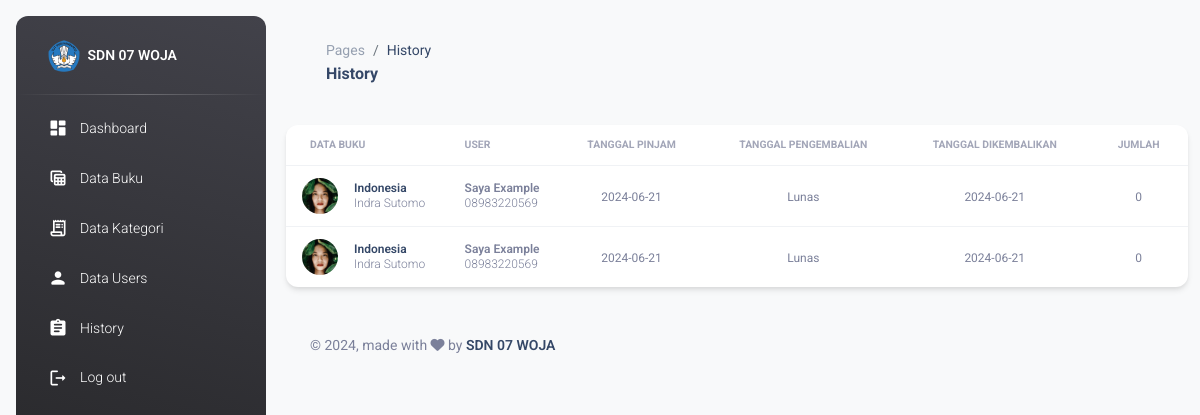
The page /?views=History (signed in) on the database its author committed.
### tables this page shows
CREATE TABLE `loans` (
  `id` int(11) NOT NULL,
  `user_id` int(11) DEFAULT NULL,
  `book_id` int(11) DEFAULT NULL,
  `loan_date` date NOT NULL,
  `return_date` date DEFAULT NULL,
  `returned` tinyint(1) DEFAULT 0,
  `created_at` timestamp NOT NULL DEFAULT current_timestamp(),
  `quantity` int(11) DEFAULT 1
);

CREATE TABLE `books` (
  `id` int(11) NOT NULL,
  `category_id` int(11) DEFAULT NULL,
  `title` varchar(255) NOT NULL,
  `author` varchar(255) NOT NULL,
  `publication_year` year(4) DEFAULT NULL,
  `isbn` varchar(23) DEFAULT NULL,
  `created_at` timestamp NOT NULL DEFAULT current_timestamp(),
  `cover_image` varchar(255) DEFAULT NULL,
  `quantity` int(11) DEFAULT 0
);

CREATE TABLE `user` (
  `id_user` int(11) NOT NULL,
  `username` varchar(25) NOT NULL,
  `password` varchar(8) NOT NULL,
  `full_name` varchar(25) NOT NULL,
  `contact` varchar(25) NOT NULL,
  `role` enum('admin','super admin','guest') NOT NULL
);

### app/Database/Connection.php (called while the page is built, shortened)
<?php
class Connection
{
    private $host = 'localhost';
    private $user = 'root';
    private $pass = '';
    private $db = 'db_perpustakaan';
    public function __construct()
    {
        $this->conn = new mysqli($this->host, $this->user, $this->pass, $this->db);
    }
}

### app/Models/Loans.php (called while the page is built, shortened)
<?php
class Loans extends Connection
{
    public function read($id = null, $user_id = null)
    {
        if ($id !== null && $user_id === null) {
            $stmt = $this->conn->prepare(
                "SELECT loans.*, loans.created_at AS tanggal_pinjam, loans.quantity AS jumlah_pinjam, loans.id AS history_id, SUM(loans.quantity) OVER() AS total_buku_di_pinjam, books.*, categories.*, user.full_name, user.id_user
                FROM loans
                LEFT JOIN books ON books.id = loans.book_id
                LEFT JOIN user ON user.id_user = loans.user_id
                LEFT JOIN categories ON categories.id = books.category_id
                WHERE loans.id = ?
                ORDER BY loans.id DESC"
            );
            $stmt->bind_param("i", $id);
            $stmt->execute();
            return $stmt->get_result()->fetch_assoc();
        } else {
            $result = $this->conn->query(
                "SELECT loans.*, loans.created_at AS tanggal_pinjam, loans.quantity AS jumlah_pinjam, loans.id AS history_id, books.*, categories.*, user.*
                FROM loans
                LEFT JOIN books ON books.id = loans.book_id
                LEFT JOIN user ON user.id_user = loans.user_id
                LEFT JOIN categories ON categories.id = books.category_id
                ORDER BY loans.id DESC"
            );
            return $result->fetch_all(MYSQLI_ASSOC);
        }
    }
}

### src/views/History.php (the view, shortened to what this page needs)
<?php $permission = isset($_COOKIE['remember_me']) ? (new \App\Https\Controllers\LoginController)->remember($_COOKIE['remember_me']) : null; ?>
<div class="card">
    <div class="table-responsive">
        <table class="table align-items-center mb-0">
            <thead>
                <tr>
                    <th class="text-uppercase text-secondary text-xxs font-weight-bolder opacity-7">Data Buku</th>
                    <th class="text-uppercase text-secondary text-xxs font-weight-bolder opacity-7 ps-2">User</th>
                    <th class="text-center text-uppercase text-secondary text-xxs font-weight-bolder opacity-7">Tanggal Pinjam</th>
                    <th class="text-center text-uppercase text-secondary text-xxs font-weight-bolder opacity-7">Tanggal Pengembalian</th>
                    <th class="text-center text-uppercase text-secondary text-xxs font-weight-bolder opacity-7">Tanggal Dikembalikan</th>
                    <th class="text-center text-uppercase text-secondary text-xxs font-weight-bolder opacity-7">Jumlah</th>
                </tr>
            </thead>
            <tbody>
                <?php
                try {
                    $loans = new \App\Models\Loans();
                    $loan_rows = [];
                    if ($permission['role'] === "guest") {
                        $loan_rows = $loans->read(null, (int)$permission['id_user']);
                    } else {
                        $loan_rows = $loans->read();
                    }
                    if (!empty($loan_rows)) {
                        foreach ($loan_rows as $row) {
                ?>
                            <tr>
                                <td>
                                    <div class="d-flex px-2 py-1">
                                        <div>
                                            <img src="./app/Storage/app/public/image/<?= $row['cover_image'] ?>" class="avatar avatar-sm me-3">
                                        </div>
                                        <div class="d-flex flex-column justify-content-center">
                                            <h6 class="mb-0 text-xs"><?= $row['title'] ?></h6>
                                            <p class="text-xs text-secondary mb-0"><?= $row['author'] ?></p>
                                        </div>
                                    </div>
                                </td>
                                <td>
                                    <p class="text-xs font-weight-bold mb-0"><?= $row['full_name'] ?></p>
                                    <p class="text-xs text-secondary mb-0"><?= $row['contact'] ?></p>
                                </td>
                                <td class="align-middle text-center text-sm">
                                    <span class="text-secondary text-xs font-weight-normal"><?= $row['loan_date'] ?></span>
                                </td>
                                <td class="align-middle text-center">
                                    <span class="text-secondary text-xs font-weight-normal">
                                        <?php
                                        switch ($row['returned']) {
                                            case '3':
                                                echo 'Lunas';
                                                break;
                                        }
                                        ?></span>
                                </td>
                                <td class="align-middle text-center">
                                    <span class="text-secondary text-xs font-weight-normal"><?= $row['return_date'] ?></span>
                                </td>
                                <td class="align-middle text-center">
                                    <span class="text-secondary text-xs font-weight-normal"><?= $row['returned'] !== '3' ? $row['jumlah_pinjam'] : "0" ?></span>
                                </td>
                            </tr>
                <?php
                        }
                    } else {
                        echo " <td> <span>Tidak ada histori ditemukan</span> </td>";
                    }
                } catch (\Exception $e) {
                    echo "<td><span>Error: " . $e->getMessage() . "</span> </td>";
                }
                ?>
            </tbody>
        </table>
    </div>
</div>

### rows shown on the page
loans: book.cover_image (picture), book.title "Indonesia", book.author "Indra Sutomo", user.full_name "Saya Example", user.contact "08983220569", loan_date "2024-06-21", returned "Lunas", return_date "2024-06-21"
loans: book.cover_image (picture), book.title "Indonesia", book.author "Indra Sutomo", user.full_name "Saya Example", user.contact "08983220569", loan_date "2024-06-21", returned "Lunas", return_date "2024-06-21"

### other values the page prints
$views "History"
